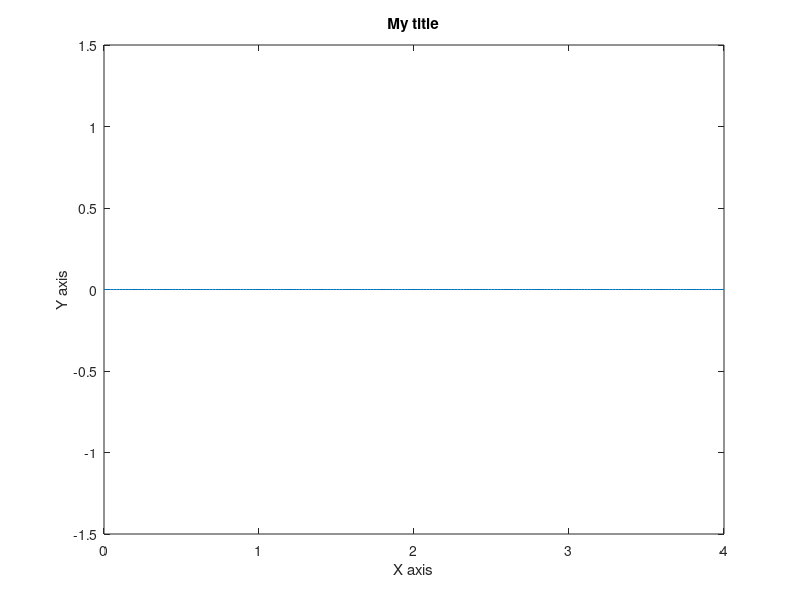

Source code (MATLAB): (Note: this script raises an error after producing the figure.)
% Solve the 1-D wave equation subject to
%
%   Boundary conditions:
%   u = 0     on right
%   u = f(t)  on left
%
%   Initial conditions:
%   u = 0     at t=0
%   du/dt = 0 at t=0
% -------------------------------------------

clear all
close all
clc

nFrames = 1400;               % number of frames in the movie

c = 1;                       % set physical parameters
deltaT = 0.01;
deltaX = 0.01;
lamb = (c*deltaT/deltaX)^2;
alpha = 0;
beta = 1;
gamma = 0;

xLeft  = 0;
xRight = 4;
uMin   = -1.5;                          % used for plotting frame
uMax   = 1.5;
x = linspace(xLeft , xRight , 201);     % calculate x node locations
n = length(x);


uInit = 0*x;                           % set initial values and plot
plot(x,uInit), xlabel('X axis'), ylabel('Y axis'),
               title('My title'), axis([xLeft xRight uMin uMax])
drawnow


uCur = zeros(1,n);
uCur(1) = leftBoundary(1,deltaT);           % set boundary values
uCur(n) = 0;

for j = 2 : n                     % calculate the first time-step
    if j == n % if last point
        if beta == 0
            uCur(n) = gamma/alpha;
        else
            phantom = rightBoundary(n, alpha, beta, gamma, deltaX, uInit);
            uCur(n) = (lamb*(uInit(n-1) - 2*uInit(n) + phantom) + 2*uInit(n) )/2;  % <-----
        end
    else % if not last point
        uCur(n) = (lamb*(uInit(j-1) - 2*uInit(j) + uInit(j+1)) + 2*uInit(j) )/2;
    end
end
plot(x,uCur), xlabel('X axis'), ylabel('Y axis'),
              title('My title'), axis([xLeft xRight uMin uMax])
drawnow


uPast = uInit;
                                       % and the rest of the time steps...
uFut(n) = 0;                           % set boundary values

for i = 2 : nFrames
      uFut(1) = leftBoundary(i,deltaT);
      for j = 2 : n
          if j == n % if last point
              if beta == 0
                  uFut(n) = gamma/alpha;
              else
                  phantom = rightBoundary(n, alpha, beta, gamma, deltaX, uCur);
                  uFut(n) = lamb*(uCur(n-1) - 2*uCur(n) + phantom) + 2*uCur(n) - uPast(n);    % <-----
              end
          else % if before last point
              uFut(j) = lamb*(uCur(j-1) - 2*uCur(j) + uCur(j+1)) + 2*uCur(j) - uPast(j);
          end
      end
      plot(x,uFut), xlabel('X axis'), ylabel('Y axis'),
                    title('My title'), axis([xLeft xRight uMin uMax])
      drawnow

      
      uPast = uCur;   % <-------    update u values
      uCur = uFut;

end

